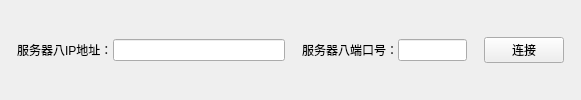
      <widget class="QWidget" name="ui_lamp_serverinfo_widget_32" native="true">
       <layout class="QHBoxLayout" name="horizontalLayout_41" stretch="1,2,10,1,2,4,1,4,1">
        <property name="spacing">
         <number>0</number>
        </property>
        <property name="leftMargin">
         <number>0</number>
        </property>
        <property name="topMargin">
         <number>0</number>
        </property>
        <property name="rightMargin">
         <number>0</number>
        </property>
        <property name="bottomMargin">
         <number>0</number>
        </property>
        <item>
         <spacer name="horizontalSpacer_159">
          <property name="orientation">
           <enum>Qt::Horizontal</enum>
          </property>
          <property name="sizeHint" stdset="0">
           <size>
            <width>18</width>
            <height>20</height>
           </size>
          </property>
         </spacer>
        </item>
        <item>
         <widget class="QLabel" name="label_79">
          <property name="text">
           <string>服务器八IP地址：</string>
          </property>
         </widget>
        </item>
        <item>
         <widget class="QLineEdit" name="ui_lamp_server_ip8_3"/>
        </item>
        <item>
         <spacer name="horizontalSpacer_160">
          <property name="orientation">
           <enum>Qt::Horizontal</enum>
          </property>
          <property name="sizeHint" stdset="0">
           <size>
            <width>18</width>
            <height>20</height>
           </size>
          </property>
         </spacer>
        </item>
        <item>
         <widget class="QLabel" name="label_80">
          <property name="text">
           <string>服务器八端口号：</string>
          </property>
         </widget>
        </item>
        <item>
         <widget class="QLineEdit" name="ui_lamp_server_port8_3"/>
        </item>
        <item>
         <spacer name="horizontalSpacer_161">
          <property name="orientation">
           <enum>Qt::Horizontal</enum>
          </property>
          <property name="sizeHint" stdset="0">
           <size>
            <width>17</width>
            <height>20</height>
           </size>
          </property>
         </spacer>
        </item>
        <item>
         <widget class="QPushButton" name="ui_lamp_connect_btn8_3">
          <property name="text">
           <string>连接</string>
          </property>
         </widget>
        </item>
        <item>
         <spacer name="horizontalSpacer_162">
          <property name="orientation">
           <enum>Qt::Horizontal</enum>
          </property>
          <property name="sizeHint" stdset="0">
           <size>
            <width>40</width>
            <height>20</height>
           </size>
          </property>
         </spacer>
        </item>
       </layout>
      </widget>
